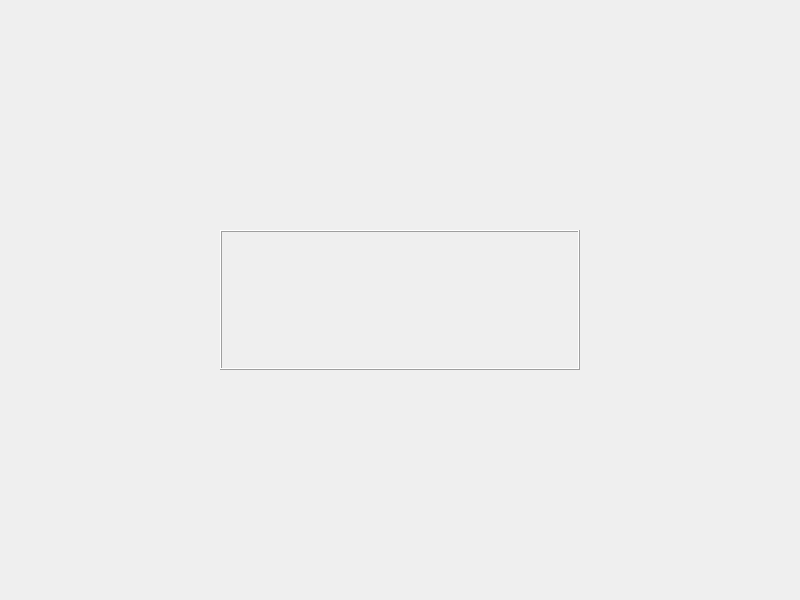
<?xml version="1.0" encoding="UTF-8"?>
<ui version="4.0">
 <class>Widget</class>
 <widget class="QWidget" name="Widget">
  <property name="geometry">
   <rect>
    <x>0</x>
    <y>0</y>
    <width>800</width>
    <height>600</height>
   </rect>
  </property>
  <property name="windowTitle">
   <string>Widget</string>
  </property>
  <layout class="QVBoxLayout" name="verticalLayout">
   <item>
    <spacer name="verticalSpacer">
     <property name="orientation">
      <enum>Qt::Vertical</enum>
     </property>
     <property name="sizeHint" stdset="0">
      <size>
       <width>20</width>
       <height>40</height>
      </size>
     </property>
    </spacer>
   </item>
   <item>
    <widget class="QWidget" name="widget" native="true">
     <layout class="QHBoxLayout" name="horizontalLayout">
      <item>
       <widget class="day_to_night_frame" name="pushbutton">
        <property name="sizePolicy">
         <sizepolicy hsizetype="Fixed" vsizetype="Fixed">
          <horstretch>0</horstretch>
          <verstretch>0</verstretch>
         </sizepolicy>
        </property>
        <property name="minimumSize">
         <size>
          <width>360</width>
          <height>140</height>
         </size>
        </property>
        <property name="frameShape">
         <enum>QFrame::Box</enum>
        </property>
        <property name="frameShadow">
         <enum>QFrame::Raised</enum>
        </property>
        <layout class="QFormLayout" name="formLayout">
         <property name="leftMargin">
          <number>0</number>
         </property>
         <property name="topMargin">
          <number>0</number>
         </property>
         <property name="rightMargin">
          <number>0</number>
         </property>
         <property name="bottomMargin">
          <number>0</number>
         </property>
        </layout>
       </widget>
      </item>
     </layout>
    </widget>
   </item>
   <item>
    <spacer name="verticalSpacer_2">
     <property name="orientation">
      <enum>Qt::Vertical</enum>
     </property>
     <property name="sizeHint" stdset="0">
      <size>
       <width>20</width>
       <height>40</height>
      </size>
     </property>
    </spacer>
   </item>
  </layout>
 </widget>
 <customwidgets>
  <customwidget>
   <class>day_to_night_frame</class>
   <extends>QFrame</extends>
   <header location="global">day_to_night_frame.h</header>
   <container>1</container>
  </customwidget>
 </customwidgets>
 <resources/>
 <connections/>
</ui>
